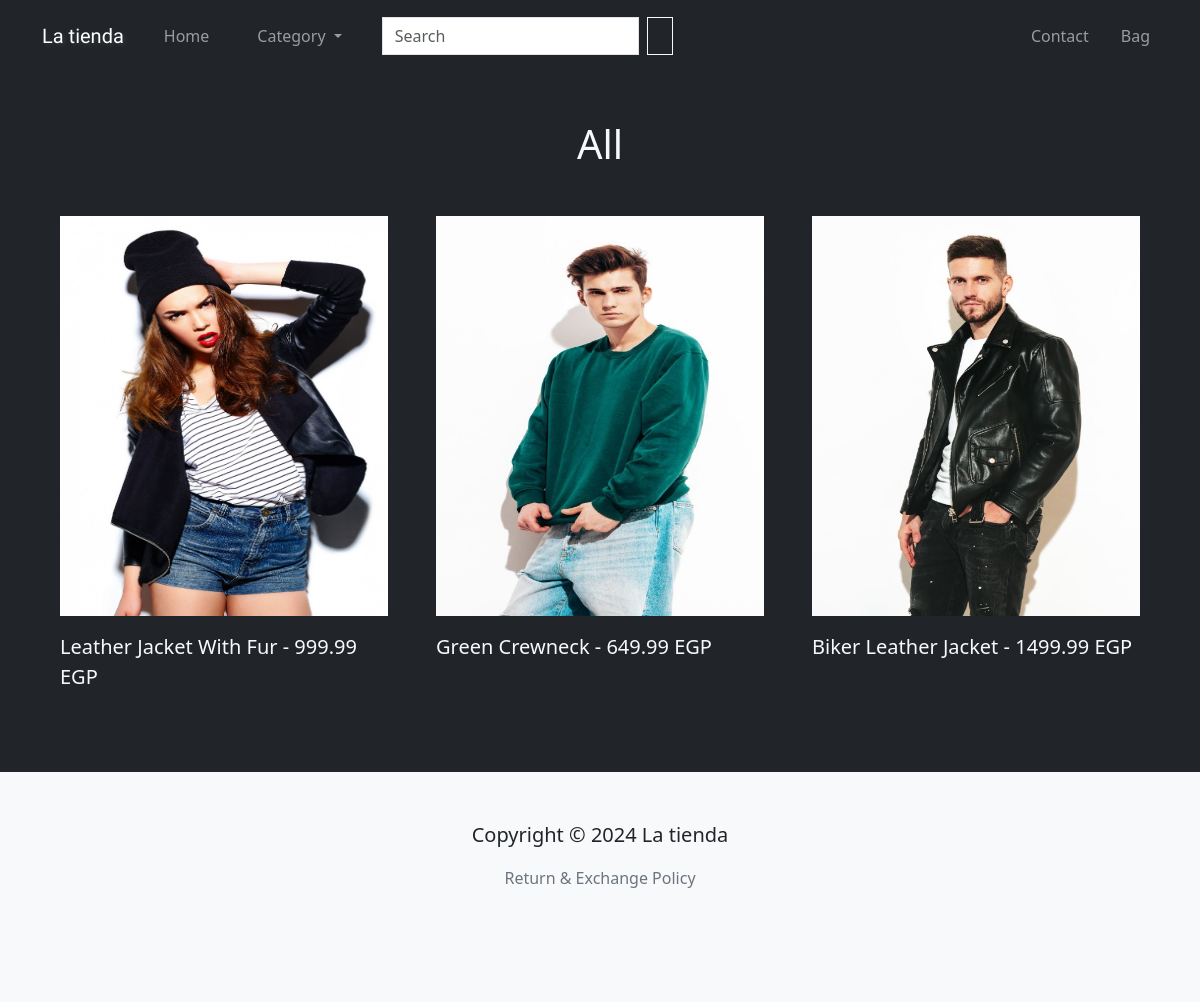
The app's page /products/search with its own data.
### core/models/product_models.py (models this page shows, shortened)
class Product(models.Model):
    FITS = [
        ('Regular Fit', 'regular_fit'),
        ('Slim Fit', 'slim_fit'),
        ('Relaxed Fit', 'relaxed_fit'),
    ]
    name = models.CharField(max_length=255)
    price = models.DecimalField(max_digits=6, decimal_places=2)
    description = models.TextField(blank=True, null=True)
    fit = models.CharField(max_length=255, choices=FITS, default="Regular Fit")
    category = models.ForeignKey(Category, null=True, related_name='products', on_delete=models.SET_NULL)   # many to one relationship
    main_image = models.ImageField(upload_to='product-images/%y/%m/%d')
    created_at = models.DateTimeField(auto_now_add=True)
    slug = models.SlugField(unique=True, blank=True, null=True, verbose_name="name in URL")
    active = models.BooleanField(default=False)
    @property
    def images(self):   # returns all product extra images
        return self.productimage_set.all()
    class Meta:
        ordering = ["-active", "created_at"]
        indexes = [
            models.Index(fields=["name"]),
            models.Index(fields=["category"]),
        ]

### core/views.py (the view)
# urls.py: path("products/search", views.product_search, name="search"),
def product_search(request):
    categories = Category.objects.all()  # get all categories from db
    search_value = request.GET.get("search-inp", "")
    if search_value:
        products = Product.objects.filter(
            Q(name__icontains=search_value) | Q(category__cat_name__startswith=search_value)
        )
        selected_cat = f"results for '{search_value}'"
    else:
        products = Product.objects.filter(active=True)  # get all active products from db
        selected_cat = "all"
    context = {
                "products": products,
                "categories": categories,
                "selected_cat": selected_cat,
               }
    return render(request, "products/product_list.html", context)

### templates/products/product_list.html (shortened to what this page needs)
{% extends 'products/products_layout.html' %}
{% load bootstrap5 %}
{% load bootstrap_icons %}
{% block content %}
<section class="p-5 bg-dark text-light">
  <div class="container">
    <h1 class="text-center mb-5">{% bs_icon 'dash-lg' size='1.5em' %} {{selected_cat | capfirst}} {% bs_icon 'dash-lg' size='1.5em' %}</h1>
    <div class="row g-5">
      {% for product in products %}
      <div class="col-lg-4 col-md-6">
        <a href="{% url 'product' product.slug %}" class="text-decoration-none text-light">
          <div class="my-card">
            <img src="{{product.main_image.url}}" class="card-img-top img-fluid" alt="product-img">
            <p class="lead py-3">{{product.name}} - {{product.price}} EGP</p>
          </div>
        </a>
      </div>
      {% empty %}
      <h3 class="p-5 fst-italic text-center">There's no products to show here!</h3>
      {% endfor %}
    </div>
  </div>
</section>
{% endblock content %}

### store/static/products/css/products.css (style rules this page uses)
.my-card img { height: 50vh; }

### records on screen
Product: main_image (picture), name "Leather Jacket With Fur", price "999.99"
Product: main_image (picture), name "Green Crewneck", price "649.99"
Product: main_image (picture), name "Biker Leather Jacket", price "1499.99"

### other values on screen
{{ selected_cat | capfirst }} "All"
